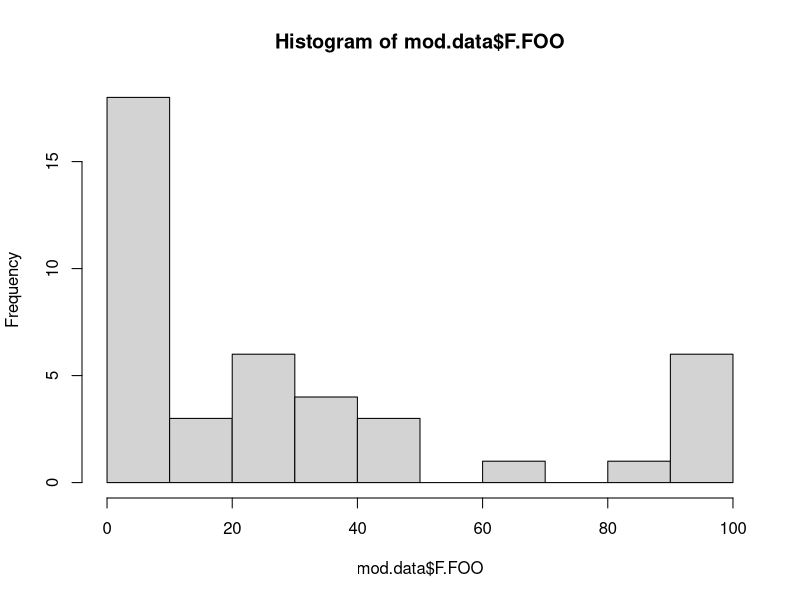
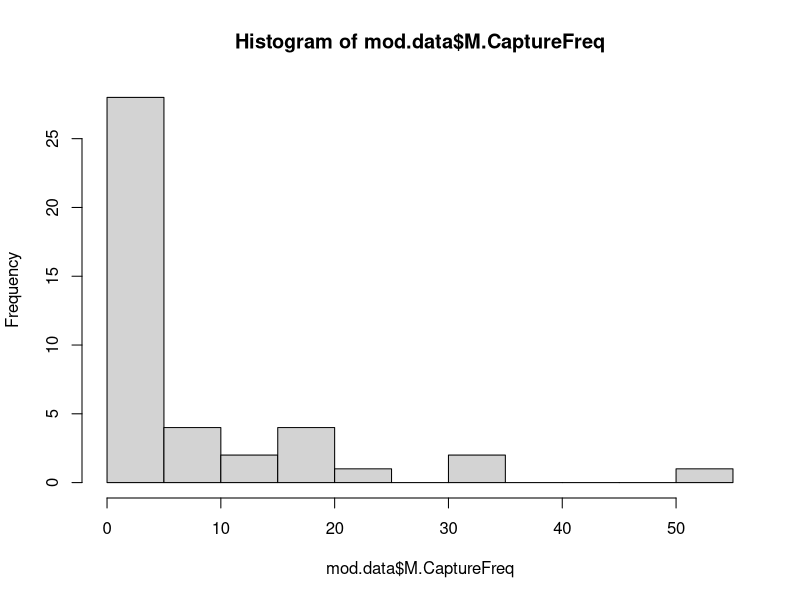
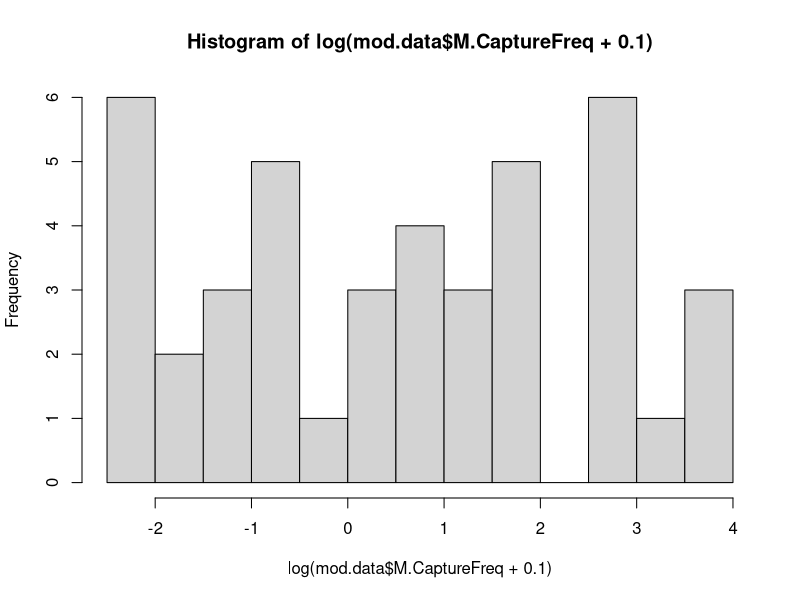
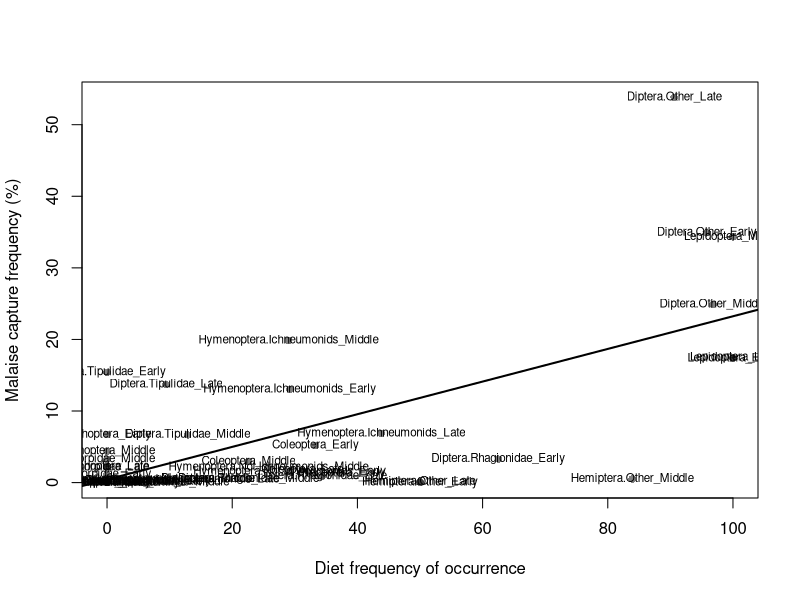
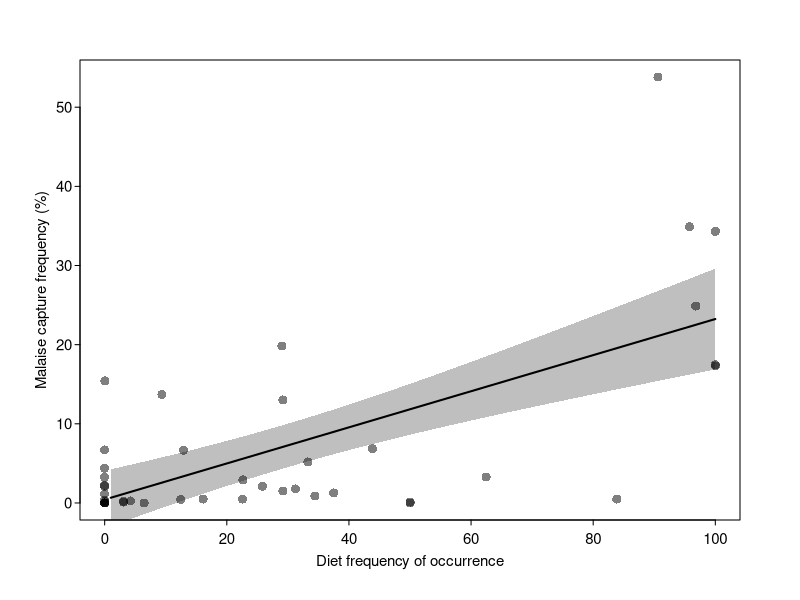

The R script that drew these images, in order:
#### ---------------------------------------------------------------------------------------- ####
#### Prepare data and run simple models of the relationship between survey results and FOO
##   1) Prepare data for Malaise comparison and run model
##   2) Export a quick plot to show the model relationship (supplementary material)
#### ---------------------------------------------------------------------------------------- ####
library(vegan)
library(dplyr)

folder <- "C:/Users/astil/Dropbox/____Projects____/BTBW Diet/Data"
setwd(folder)


#### ---------------- 1) Prepare data for Malaise comparison and run model ----------------- ####

#### Load data
m.all <- read.csv("Malaise.Order.2021.matrix.csv")
f <- read.csv("Malaise_fecal.csv")
f$Period[which(f$Period == "Mid")] <- "Middle"     # needs to match the Malaise dataset
f.mat <- f %>% select(Hemiptera.Pentatomidae:Panorpidae)

## Dataframes to receive results
mod.data <- data.frame(Taxon=rep(names(f.mat), times=3), 
                       Season=rep(c("Early","Middle","Late"), each=ncol(f.mat)),
                       F.FOO=NA, M.Captures=NA)
mod.data$RowID <- paste(mod.data$Taxon, mod.data$Season, sep="_")
f.foo <- data.frame(Method=rep("Fecal", ncol(f.mat)), Tax.group=names(f.mat), Early=NA, Middle=NA, Late=NA)


#### Organize Malaise data and add to mod.data
m.all$Lepidoptera <- apply(m.all[, c("Lepidoptera.Adult","Lepidoptera.Larvae")], 1, sum)
m.all$Diptera.Other <- apply(m.all[, c("Diptera.Tachinidae","Diptera.Other.HFT","Diptera.Other.MT")], 1, sum)
m <- m.all %>% select(-Lepidoptera.Adult,-Lepidoptera.Larvae,-Arachnida,
                      -Diptera.Tachinidae,-Diptera.Other.HFT,-Diptera.Other.MT)

## Combine Malaise abundances per season
m <- m %>% select(Survey, Hemiptera.Pentatomidae:Panorpidae, Lepidoptera, Diptera.Other)
m <- m %>% group_by(Survey) %>%
  summarize(across(everything(), sum)) 

## Add to mod.data
m2 <- data.frame(Taxon=rep(names(m)[2:ncol(m)], times=3),
                Season=rep(m$Survey, each=length(names(m)[2:ncol(m)])),
                M.Captures=NA)
m2$RowID <- paste(m2$Taxon, m2$Season, sep="_")
m2$M.Captures <- c(as.numeric(m[1, 2:ncol(m)]),       # Force data to correct format
                   as.numeric(m[2 ,2:ncol(m)]),
                   as.numeric(m[3, 2:ncol(m)]))
mod.data$M.Captures <- m2$M.Captures[match(mod.data$RowID, m2$RowID)]

## For easier comparisons, convert # of captures to % of total captures in a season
mod.data$Capture.sum <- rep(c(sum(mod.data$M.Captures[mod.data$Season=="Early"]),
                              sum(mod.data$M.Captures[mod.data$Season=="Middle"]),
                              sum(mod.data$M.Captures[mod.data$Season=="Late"])),
                            each=nrow(f.foo))
mod.data$M.CaptureFreq <- round((mod.data$M.Captures / mod.data$Capture.sum) * 100, 3)


#### Calculate FOO for fecal samples, separated by season
f.mat.e <- f.mat[which(f$Period=="Early"),]
f.mat.m <- f.mat[which(f$Period=="Middle"),]
f.mat.l <- f.mat[which(f$Period=="Late"),]
f.foo$Early <- round(specnumber(f.mat.e, MARGIN=2)/nrow(f.mat.e),3)*100
f.foo$Middle <- round(specnumber(f.mat.m, MARGIN=2)/nrow(f.mat.m),3)*100
f.foo$Late <- round(specnumber(f.mat.l, MARGIN=2)/nrow(f.mat.l),3)*100

## Add to mod.data
f.foo2 <- data.frame(Taxon=rep(f.foo$Tax.group, times=3),
                     Season=rep(c("Early","Middle","Late"), each=nrow(f.foo)),
                     F.Foo=NA)
f.foo2$RowID <- paste(f.foo2$Taxon, f.foo2$Season, sep="_")
f.foo2$F.Foo <- c(f.foo$Early, f.foo$Middle, f.foo$Late)     # Force data to correct format
mod.data$F.FOO <- f.foo2$F.Foo[match(mod.data$RowID, f.foo2$RowID)]


#### MODELING!
hist(mod.data$F.FOO, breaks=10)
hist(mod.data$M.CaptureFreq, breaks=10)
hist(log(mod.data$M.CaptureFreq+0.1), breaks=10) # Note that we could model this as a lognormal
# Tests show that lognormal model produces same results. But plot + residuals are harder to interpret. 

mod1 <- lm(M.CaptureFreq ~ F.FOO, data=mod.data)
summary(mod1)
confint(mod1)

# Strong, positive relationship. That's good news! 
plot(mod.data$F.FOO, mod.data$M.CaptureFreq, pch=16, col="#00000080",
     ylab="Malaise capture frequency (%)", xlab="Diet frequency of occurrence")
abline(mod1, lwd=2)
text(M.CaptureFreq ~ F.FOO, labels=RowID, data=mod.data, cex=0.7)

## Save the data and model
mod.data$Residuals <- mod1$residuals
setwd(folder)
setwd("../Output")
save(mod.data, mod1, file="Malaise_compare.RData")

## Optional: convert m to dataset to look at changes across seasons
# m.new <- as.data.frame(t(m))
# names(m.new) <- m.new[1,]
# m.new <- m.new[-1,]
# m.new <- m.new[,c("Early","Middle","Late")]
# m.new$Early <- round(as.numeric(m.new$Early)/sum(as.numeric(m.new$Early)), 3)*100
# m.new$Middle <- round(as.numeric(m.new$Middle)/sum(as.numeric(m.new$Middle)), 3)*100
# m.new$Late <- round(as.numeric(m.new$Late)/sum(as.numeric(m.new$Late)), 3)*100



#### ------------------------ 2) Plot for supplemental material ------------------------- ####

## Predict
y.pred <- predict(mod1, newdata = data.frame(F.FOO=1:100), interval="confidence", level=0.95)
y.pred <- cbind(data.frame(F.FOO=1:100), y.pred)

## Plot
pdf(file="FigureS2_MalaiseCompare.pdf", width=5.5, height=5)

par(las=1, tcl=-0.25, cex.axis=0.9, cex.lab=0.9, mgp=c(1.5,0.4,0), mar=c(4,4,3,3))
plot(jitter(mod.data$F.FOO), mod.data$M.CaptureFreq, pch=16, col="#00000080", cex=1.2,
     ylab="Malaise capture frequency (%)", xlab="Diet frequency of occurrence")
polygon(x = c(y.pred$F.FOO, rev(y.pred$F.FOO)), y = c(y.pred$upr, rev(y.pred$lwr)), col = "#00000040", border = NA)
lines(x = y.pred$F.FOO, y = y.pred$fit, lwd = 2) 

dev.off()






